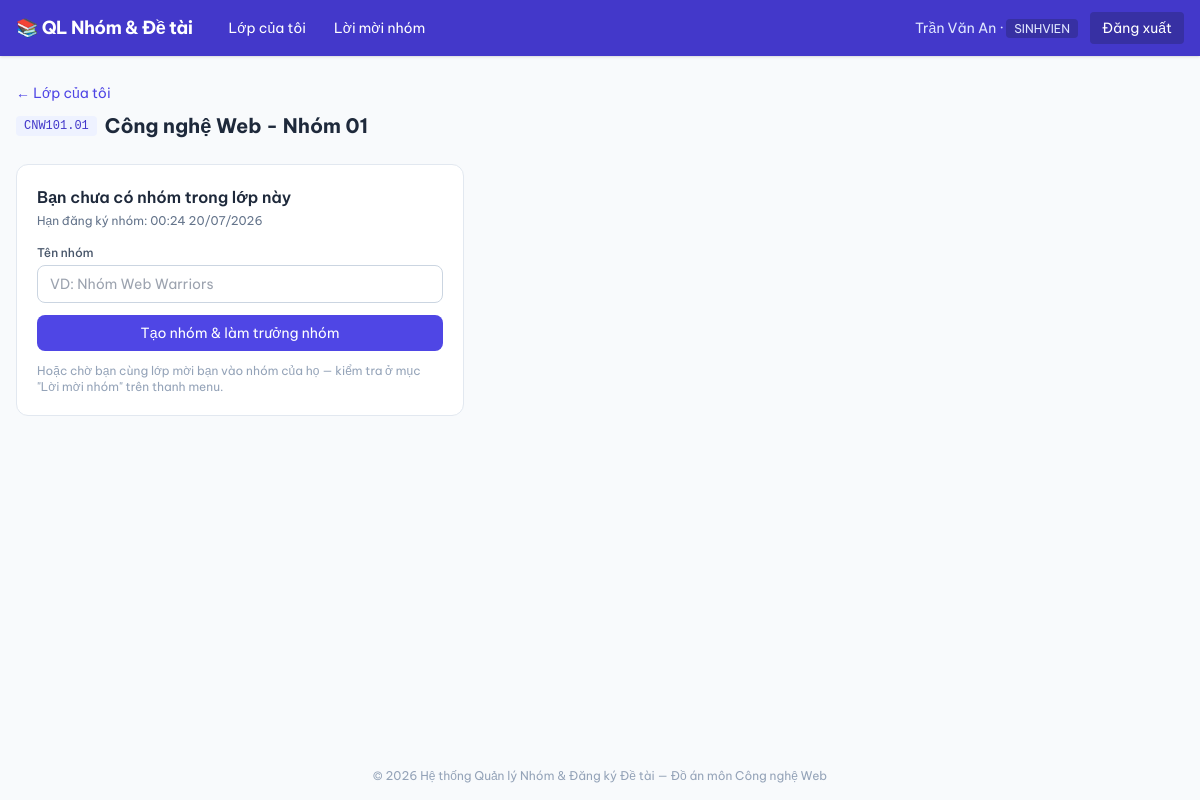
/sinhvien/lop.php?id=1 (signed in), run on the app's committed database.
### tables this page shows
CREATE TABLE lop_hocphan (
    id INT AUTO_INCREMENT PRIMARY KEY,
    ma_lop VARCHAR(30) NOT NULL UNIQUE,
    ten_lop VARCHAR(150) NOT NULL,
    hocphan_id INT NOT NULL,
    giangvien_id INT DEFAULT NULL,
    hoc_ky VARCHAR(20) DEFAULT NULL COMMENT 'VD: HK1 2025-2026',
    si_so_nhom_toi_thieu INT NOT NULL DEFAULT 2,
    si_so_nhom_toi_da INT NOT NULL DEFAULT 5,
    han_dang_ky_nhom DATETIME DEFAULT NULL,
    created_at DATETIME DEFAULT CURRENT_TIMESTAMP,
    FOREIGN KEY (hocphan_id) REFERENCES hocphan(id) ON DELETE CASCADE,
    FOREIGN KEY (giangvien_id) REFERENCES users(id) ON DELETE SET NULL
);

### config/database.php (called while the page is built, shortened)
<?php
$DB_HOST = 'localhost';
$DB_NAME = 'qlnhom_detai';
$DB_USER = 'root';
$DB_PASS = '';
try {
    $mysqli = new mysqli($DB_HOST, $DB_USER, $DB_PASS, $DB_NAME);
    $mysqli->set_charset('utf8mb4');
} catch (mysqli_sql_exception $e) {
    die('Lỗi kết nối CSDL: ' . htmlspecialchars($e->getMessage()) .
        '<br>Hãy kiểm tra XAMPP (Apache + MySQL) đã bật, đã import file database/schema.sql, và PHP đang dùng là bản >= 8.1.');
}
function db_stmt(string $sql, array $params = []): mysqli_stmt
{
    global $mysqli;
    $stmt = $mysqli->prepare($sql);
    $stmt->execute($params);
    return $stmt;
}
function db_query(string $sql, array $params = []): array
{
    $stmt = db_stmt($sql, $params);
    $result = $stmt->get_result();
    $rows = $result ? $result->fetch_all(MYSQLI_ASSOC) : [];
    return $rows;
}
function db_query_one(string $sql, array $params = []): ?array
{
    $rows = db_query($sql, $params);
    return $rows[0] ?? null;
}

### includes/functions.php (called while the page is built, shortened)
<?php
function e(?string $str): string
{
    return htmlspecialchars($str ?? '', ENT_QUOTES, 'UTF-8');
}
function format_datetime(?string $dt): string
{
    return date('H:i d/m/Y', strtotime($dt));
}
function is_qua_han(?string $han): bool
{
    return strtotime($han) < time();
}

### sinhvien/lop.php (the view, shortened to what this page needs)
<?php
$sv_id = $_SESSION['user_id'];
$id = (int)($_GET['id'] ?? 0);
$lop = db_query_one("
    SELECT l.* FROM lop_hocphan l
    JOIN lop_sinhvien ls ON ls.lop_id=l.id AND ls.sinhvien_id=?
    WHERE l.id=?
", [$sv_id, $id]);
include __DIR__ . '/../includes/header.php';
?>
<a href="<?= BASE_URL ?>/sinhvien/dashboard.php" class="text-sm text-brand-600 hover:underline">← Lớp của tôi</a>
<div class="flex items-center gap-2 mt-2 mb-6">
  <span class="font-mono text-xs bg-brand-50 text-brand-700 px-2 py-0.5 rounded"><?= e($lop['ma_lop']) ?></span>
  <h1 class="text-xl font-bold text-slate-800"><?= e($lop['ten_lop']) ?></h1>
</div>
<div class="max-w-md">
  <?php if (is_qua_han($lop['han_dang_ky_nhom'])): ?>
    <div class="bg-rose-50 border border-rose-200 text-rose-700 text-sm rounded-xl p-4">
      Đã hết hạn đăng ký nhóm (<?= format_datetime($lop['han_dang_ky_nhom']) ?>) và bạn chưa có nhóm.
      Giảng viên sẽ tự động xếp bạn vào một nhóm (random hoặc chia thủ công).
    </div>
  <?php else: ?>
    <div class="bg-white border border-slate-200 rounded-xl p-5">
      <h2 class="font-semibold text-slate-800 mb-1">Bạn chưa có nhóm trong lớp này</h2>
      <p class="text-xs text-slate-500 mb-4">Hạn đăng ký nhóm: <?= format_datetime($lop['han_dang_ky_nhom']) ?></p>
      <form method="post" class="space-y-3">
        <div>
          <label class="block text-xs font-medium text-slate-600 mb-1">Tên nhóm</label>
          <input name="ten_nhom" placeholder="VD: Nhóm Web Warriors" class="w-full border border-slate-300 rounded-lg px-3 py-2 text-sm">
        </div>
        <button class="w-full bg-brand-600 hover:bg-brand-700 text-white text-sm px-4 py-2 rounded-lg">Tạo nhóm & làm trưởng nhóm</button>
      </form>
      <p class="text-xs text-slate-400 mt-3">Hoặc chờ bạn cùng lớp mời bạn vào nhóm của họ — kiểm tra ở mục "Lời mời nhóm" trên thanh menu.</p>
    </div>
  <?php endif; ?>
</div>
<?php include __DIR__ . '/../includes/footer.php'; ?>

### includes/header.php (style rules this page uses)
body { font-family:'Be Vietnam Pro',sans-serif; }

### data on the page
lop_hocphan: ma_lop "CNW101.01", ten_lop "Công nghệ Web - Nhóm 01", han_dang_ky_nhom "00:24 20/07/2026"

### other printed values
$user['ho_ten'] "Trần Văn An"
$user['role'] "SINHVIEN"
SITE_NAME "Hệ thống Quản lý Nhóm & Đăng ký Đề tài"
